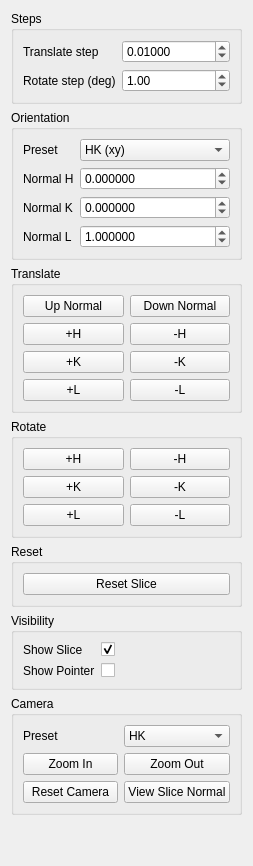
<?xml version="1.0" encoding="UTF-8"?>
<ui version="4.0">
 <class>SlicePlaneDockWidget</class>
 <widget class="QWidget" name="SlicePlaneDockWidget">
  <property name="windowTitle">
   <string>Slice Controls</string>
  </property>
  <layout class="QVBoxLayout" name="verticalLayout">
   <item>
    <widget class="QGroupBox" name="gbSteps">
     <property name="title">
      <string>Steps</string>
     </property>
     <layout class="QFormLayout" name="formLayoutSteps">
      <item row="0" column="0">
       <widget class="QLabel" name="labelTranslateStep">
        <property name="text">
         <string>Translate step</string>
        </property>
       </widget>
      </item>
      <item row="0" column="1">
       <widget class="QDoubleSpinBox" name="sb_slice_translate_step">
        <property name="decimals">
         <number>5</number>
        </property>
        <property name="singleStep">
         <double>0.001000000000000</double>
        </property>
        <property name="minimum">
         <double>-1000000.000000000000</double>
        </property>
        <property name="maximum">
         <double>1000000.000000000000</double>
        </property>
        <property name="value">
         <double>0.010000000000000</double>
        </property>
       </widget>
      </item>
      <item row="1" column="0">
       <widget class="QLabel" name="labelRotateStep">
        <property name="text">
         <string>Rotate step (deg)</string>
        </property>
       </widget>
      </item>
      <item row="1" column="1">
       <widget class="QDoubleSpinBox" name="sb_slice_rotate_step_deg">
        <property name="decimals">
         <number>2</number>
        </property>
        <property name="singleStep">
         <double>0.500000000000000</double>
        </property>
        <property name="minimum">
         <double>-360.000000000000000</double>
        </property>
        <property name="maximum">
         <double>360.000000000000000</double>
        </property>
        <property name="value">
         <double>1.000000000000000</double>
        </property>
       </widget>
      </item>
     </layout>
    </widget>
   </item>
   <item>
    <widget class="QGroupBox" name="gbOrientation">
     <property name="title">
      <string>Orientation</string>
     </property>
     <layout class="QFormLayout" name="formLayoutOrientation">
      <item row="0" column="0">
       <widget class="QLabel" name="labelOrientation">
        <property name="text">
         <string>Preset</string>
        </property>
       </widget>
      </item>
      <item row="0" column="1">
       <widget class="QComboBox" name="cb_slice_orientation">
        <item>
         <property name="text">
          <string>HK (xy)</string>
         </property>
        </item>
        <item>
         <property name="text">
          <string>KL (yz)</string>
         </property>
        </item>
        <item>
         <property name="text">
          <string>HL (xz)</string>
         </property>
        </item>
        <item>
         <property name="text">
          <string>Custom</string>
         </property>
        </item>
       </widget>
      </item>
      <item row="1" column="0">
       <widget class="QLabel" name="labelNormH">
        <property name="text">
         <string>Normal H</string>
        </property>
       </widget>
      </item>
      <item row="1" column="1">
       <widget class="QDoubleSpinBox" name="sb_norm_h">
        <property name="decimals">
         <number>6</number>
        </property>
        <property name="singleStep">
         <double>0.100000000000000</double>
        </property>
        <property name="minimum">
         <double>-1000.000000000000000</double>
        </property>
        <property name="maximum">
         <double>1000.000000000000000</double>
        </property>
        <property name="value">
         <double>0.000000000000000</double>
        </property>
       </widget>
      </item>
      <item row="2" column="0">
       <widget class="QLabel" name="labelNormK">
        <property name="text">
         <string>Normal K</string>
        </property>
       </widget>
      </item>
      <item row="2" column="1">
       <widget class="QDoubleSpinBox" name="sb_norm_k">
        <property name="decimals">
         <number>6</number>
        </property>
        <property name="singleStep">
         <double>0.100000000000000</double>
        </property>
        <property name="minimum">
         <double>-1000.000000000000000</double>
        </property>
        <property name="maximum">
         <double>1000.000000000000000</double>
        </property>
        <property name="value">
         <double>0.000000000000000</double>
        </property>
       </widget>
      </item>
      <item row="3" column="0">
       <widget class="QLabel" name="labelNormL">
        <property name="text">
         <string>Normal L</string>
        </property>
       </widget>
      </item>
      <item row="3" column="1">
       <widget class="QDoubleSpinBox" name="sb_norm_l">
        <property name="decimals">
         <number>6</number>
        </property>
        <property name="singleStep">
         <double>0.100000000000000</double>
        </property>
        <property name="minimum">
         <double>-1000.000000000000000</double>
        </property>
        <property name="maximum">
         <double>1000.000000000000000</double>
        </property>
        <property name="value">
         <double>1.000000000000000</double>
        </property>
       </widget>
      </item>
     </layout>
    </widget>
   </item>
   <item>
    <widget class="QGroupBox" name="gbTranslate">
     <property name="title">
      <string>Translate</string>
     </property>
     <layout class="QGridLayout" name="gridLayoutTranslate">
      <item row="0" column="0">
       <widget class="QPushButton" name="btn_up_normal">
        <property name="text">
         <string>Up Normal</string>
        </property>
       </widget>
      </item>
      <item row="0" column="1">
       <widget class="QPushButton" name="btn_down_normal">
        <property name="text">
         <string>Down Normal</string>
        </property>
       </widget>
      </item>
      <item row="1" column="0">
       <widget class="QPushButton" name="btn_pos_h">
        <property name="text">
         <string>+H</string>
        </property>
       </widget>
      </item>
      <item row="1" column="1">
       <widget class="QPushButton" name="btn_neg_h">
        <property name="text">
         <string>-H</string>
        </property>
       </widget>
      </item>
      <item row="2" column="0">
       <widget class="QPushButton" name="btn_pos_k">
        <property name="text">
         <string>+K</string>
        </property>
       </widget>
      </item>
      <item row="2" column="1">
       <widget class="QPushButton" name="btn_neg_k">
        <property name="text">
         <string>-K</string>
        </property>
       </widget>
      </item>
      <item row="3" column="0">
       <widget class="QPushButton" name="btn_pos_l">
        <property name="text">
         <string>+L</string>
        </property>
       </widget>
      </item>
      <item row="3" column="1">
       <widget class="QPushButton" name="btn_neg_l">
        <property name="text">
         <string>-L</string>
        </property>
       </widget>
      </item>
     </layout>
    </widget>
   </item>
   <item>
    <widget class="QGroupBox" name="gbRotate">
     <property name="title">
      <string>Rotate</string>
     </property>
     <layout class="QGridLayout" name="gridLayoutRotate">
      <item row="0" column="0">
       <widget class="QPushButton" name="btn_rot_plus_h">
        <property name="text">
         <string>+H</string>
        </property>
       </widget>
      </item>
      <item row="0" column="1">
       <widget class="QPushButton" name="btn_rot_minus_h">
        <property name="text">
         <string>-H</string>
        </property>
       </widget>
      </item>
      <item row="1" column="0">
       <widget class="QPushButton" name="btn_rot_plus_k">
        <property name="text">
         <string>+K</string>
        </property>
       </widget>
      </item>
      <item row="1" column="1">
       <widget class="QPushButton" name="btn_rot_minus_k">
        <property name="text">
         <string>-K</string>
        </property>
       </widget>
      </item>
      <item row="2" column="0">
       <widget class="QPushButton" name="btn_rot_plus_l">
        <property name="text">
         <string>+L</string>
        </property>
       </widget>
      </item>
      <item row="2" column="1">
       <widget class="QPushButton" name="btn_rot_minus_l">
        <property name="text">
         <string>-L</string>
        </property>
       </widget>
      </item>
     </layout>
    </widget>
   </item>
   <item>
    <widget class="QGroupBox" name="gbReset">
     <property name="title">
      <string>Reset</string>
     </property>
     <layout class="QVBoxLayout" name="verticalLayoutReset">
      <item>
       <widget class="QPushButton" name="btn_reset_slice">
        <property name="text">
         <string>Reset Slice</string>
        </property>
       </widget>
      </item>
     </layout>
    </widget>
   </item>
   <item>
    <widget class="QGroupBox" name="gbVisibility">
     <property name="title">
      <string>Visibility</string>
     </property>
     <layout class="QFormLayout" name="formLayoutVisibility">
      <item row="0" column="0">
       <widget class="QLabel" name="labelShowSlice">
        <property name="text">
         <string>Show Slice</string>
        </property>
       </widget>
      </item>
      <item row="0" column="1">
       <widget class="QCheckBox" name="cb_show_slice">
        <property name="checked">
         <bool>true</bool>
        </property>
       </widget>
      </item>
      <item row="1" column="0">
       <widget class="QLabel" name="labelShowPointer">
        <property name="text">
         <string>Show Pointer</string>
        </property>
       </widget>
      </item>
      <item row="1" column="1">
       <widget class="QCheckBox" name="cb_show_pointer">
        <property name="checked">
         <bool>false</bool>
        </property>
       </widget>
      </item>
     </layout>
    </widget>
   </item>
   <item>
    <widget class="QGroupBox" name="gbCamera">
     <property name="title">
      <string>Camera</string>
     </property>
     <layout class="QGridLayout" name="gridLayoutCamera">
      <item row="0" column="0">
       <widget class="QLabel" name="labelCamPreset">
        <property name="text">
         <string>Preset</string>
        </property>
       </widget>
      </item>
      <item row="0" column="1">
       <widget class="QComboBox" name="cb_cam_preset">
        <item>
         <property name="text">
          <string>HK</string>
         </property>
        </item>
        <item>
         <property name="text">
          <string>KL</string>
         </property>
        </item>
        <item>
         <property name="text">
          <string>HL</string>
         </property>
        </item>
        <item>
         <property name="text">
          <string>ISO</string>
         </property>
        </item>
        <item>
         <property name="text">
          <string>H+</string>
         </property>
        </item>
        <item>
         <property name="text">
          <string>H-</string>
         </property>
        </item>
        <item>
         <property name="text">
          <string>K+</string>
         </property>
        </item>
        <item>
         <property name="text">
          <string>K-</string>
         </property>
        </item>
        <item>
         <property name="text">
          <string>L+</string>
         </property>
        </item>
        <item>
         <property name="text">
          <string>L-</string>
         </property>
        </item>
       </widget>
      </item>
      <item row="1" column="0">
       <widget class="QPushButton" name="btn_zoom_in">
        <property name="text">
         <string>Zoom In</string>
        </property>
       </widget>
      </item>
      <item row="1" column="1">
       <widget class="QPushButton" name="btn_zoom_out">
        <property name="text">
         <string>Zoom Out</string>
        </property>
       </widget>
      </item>
      <item row="2" column="0">
       <widget class="QPushButton" name="btn_reset_camera">
        <property name="text">
         <string>Reset Camera</string>
        </property>
       </widget>
      </item>
      <item row="2" column="1">
       <widget class="QPushButton" name="btn_view_slice_normal">
        <property name="text">
         <string>View Slice Normal</string>
        </property>
       </widget>
      </item>
     </layout>
    </widget>
   </item>
   <item>
    <spacer name="verticalSpacer">
     <property name="orientation">
      <enum>Qt::Vertical</enum>
     </property>
     <property name="sizeHint" stdset="0">
      <size>
       <width>20</width>
       <height>40</height>
      </size>
     </property>
    </spacer>
   </item>
  </layout>
 </widget>
 <resources/>
 <connections/>
</ui>
